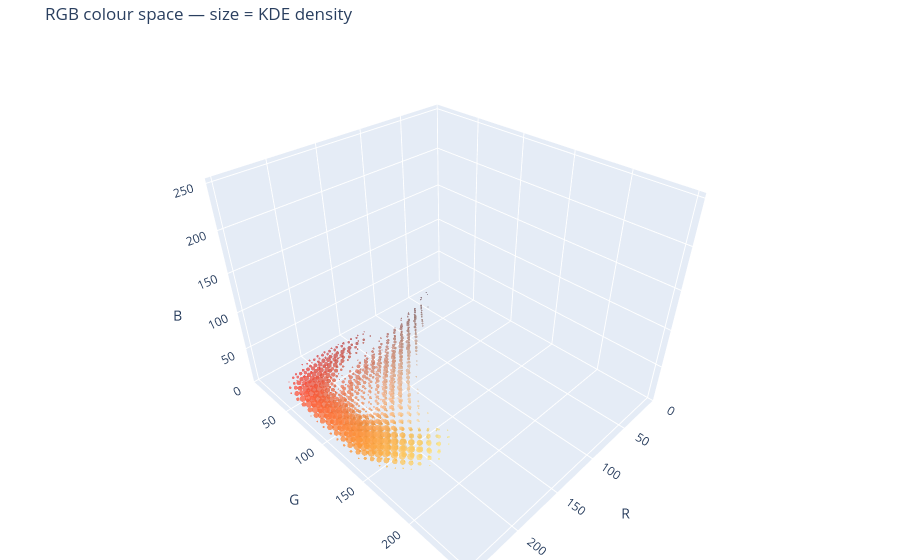

Notebook cell for this chart:
### Code cell
# Only render points above a meaningful density threshold
mask = alpha > 0.1
grid_rgb_vis = grid_rgb[mask]
alpha_vis = alpha[mask]

# Map alpha to marker size range [2, 12]
sizes = 0.2 + alpha_vis * 10

colours = [f"rgb({r},{g},{b})" for r, g, b in grid_rgb_vis]

fig = go.Figure(go.Scatter3d(
    x=grid_rgb_vis[:, 0],
    y=grid_rgb_vis[:, 1],
    z=grid_rgb_vis[:, 2],
    mode="markers",
    marker=dict(size=sizes, color=colours, line=dict(width=0)),
))

fig.update_layout(
    scene=dict(
        xaxis_title="R",
        yaxis_title="G",
        zaxis_title="B",
        xaxis=dict(range=[0, 255]),
        yaxis=dict(range=[0, 255]),
        zaxis=dict(range=[0, 255]),
    ),
    title="RGB colour space — size = KDE density",
    margin=dict(l=0, r=0, t=40, b=0),
)
fig.show()

### Figure 1 — Plotly figure (JSON) as saved in the notebook; plotly's stock layout.template omitted (floating-point values rounded to 4 significant figures; data arrays with more than 128 entries replaced by an {"elided": "..."} marker saying what was removed)
{"data": [{"marker": {"color": {"elided": "973 str values"}, "line": {"width": 0}, "size": {"elided": "973 float values"}}, "mode": "markers", "type": "scatter3d", "x": {"elided": "973 int values"}, "y": {"elided": "973 int values"}, "z": {"elided": "973 int values"}}], "layout": {"margin": {"b": 0, "l": 0, "r": 0, "t": 40}, "scene": {"xaxis": {"range": [0, 255], "title": {"text": "R"}}, "yaxis": {"range": [0, 255], "title": {"text": "G"}}, "zaxis": {"range": [0, 255], "title": {"text": "B"}}}, "title": {"text": "RGB colour space — size = KDE density"}}}
